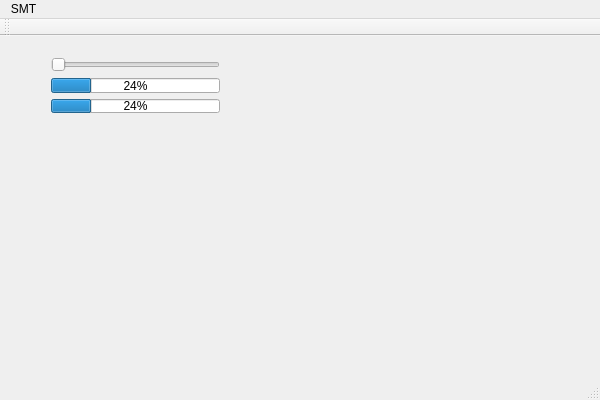
<?xml version="1.0" encoding="UTF-8"?>
<ui version="4.0">
 <class>QtGuiApplication1Class</class>
 <widget class="QMainWindow" name="QtGuiApplication1Class">
  <property name="geometry">
   <rect>
    <x>0</x>
    <y>0</y>
    <width>600</width>
    <height>400</height>
   </rect>
  </property>
  <property name="windowTitle">
   <string>QtGuiApplication1</string>
  </property>
  <widget class="QWidget" name="centralWidget">
   <widget class="QWidget" name="layoutWidget">
    <property name="geometry">
     <rect>
      <x>40</x>
      <y>10</y>
      <width>191</width>
      <height>78</height>
     </rect>
    </property>
    <layout class="QVBoxLayout" name="verticalLayout">
     <item>
      <widget class="QSlider" name="horizontalSlider">
       <property name="orientation">
        <enum>Qt::Horizontal</enum>
       </property>
      </widget>
     </item>
     <item>
      <widget class="QProgressBar" name="progressBar">
       <property name="value">
        <number>24</number>
       </property>
      </widget>
     </item>
     <item>
      <widget class="QProgressBar" name="progressBar_2">
       <property name="value">
        <number>24</number>
       </property>
      </widget>
     </item>
    </layout>
   </widget>
  </widget>
  <widget class="QMenuBar" name="menuBar">
   <property name="geometry">
    <rect>
     <x>0</x>
     <y>0</y>
     <width>600</width>
     <height>21</height>
    </rect>
   </property>
   <widget class="QMenu" name="menuSMT">
    <property name="title">
     <string>SMT</string>
    </property>
    <addaction name="actionSMT_1"/>
   </widget>
   <addaction name="menuSMT"/>
  </widget>
  <widget class="QToolBar" name="mainToolBar">
   <attribute name="toolBarArea">
    <enum>TopToolBarArea</enum>
   </attribute>
   <attribute name="toolBarBreak">
    <bool>false</bool>
   </attribute>
  </widget>
  <widget class="QStatusBar" name="statusBar"/>
  <action name="actionSMT_1">
   <property name="text">
    <string>SMT-1</string>
   </property>
  </action>
 </widget>
 <layoutdefault spacing="6" margin="11"/>
 <resources>
  <include location="QtGuiApplication1.qrc"/>
 </resources>
 <connections/>
</ui>
